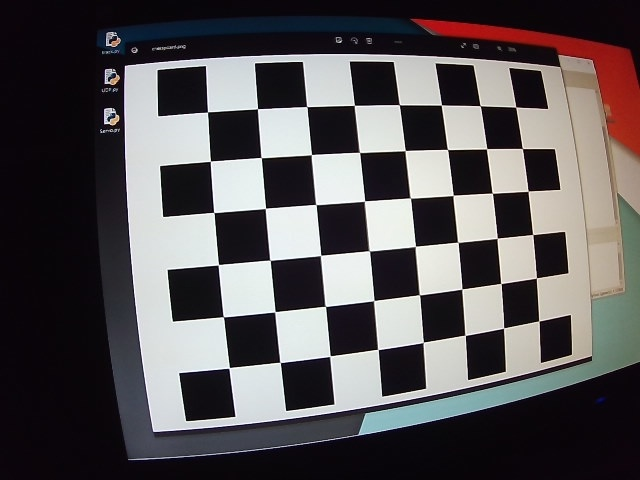
#> input picture CameraCalibration/t.jpg, 640 x 480 px; its folder holds only this picture in this run
$ python Calibration.py
#> lines starting #> are read from the running program, lines starting #| are printed output that depends on the picture; after the words box and inside, x2 and y2 are one past the last pixel; in counts of white or black regions, pixels touching at a corner belong together; long printed decimals are rounded
import numpy as np
import cv2 as cv
import glob


# termination criteria
criteria = (cv.TERM_CRITERIA_EPS + cv.TERM_CRITERIA_MAX_ITER, 30, 0.001)
# prepare object points, like (0,0,0), (1,0,0), (2,0,0) ....,(6,5,0)
objp = np.zeros((6*8, 3), np.float32)
objp[:, :2] = np.mgrid[0:6, 0:8].T.reshape(-1, 2)
# Arrays to store object points and image points from all the images.
objpoints = []  # 3d point in real world space
imgpoints = []  # 2d points in image plane.
images = glob.glob('*.jpg')
for fname in images:
    img = cv.imread(fname)
#> img is the input picture: shape (480, 640, 3); mean B, G, R 86, 84.2, 88
    gray = cv.cvtColor(img, cv.COLOR_BGR2GRAY)
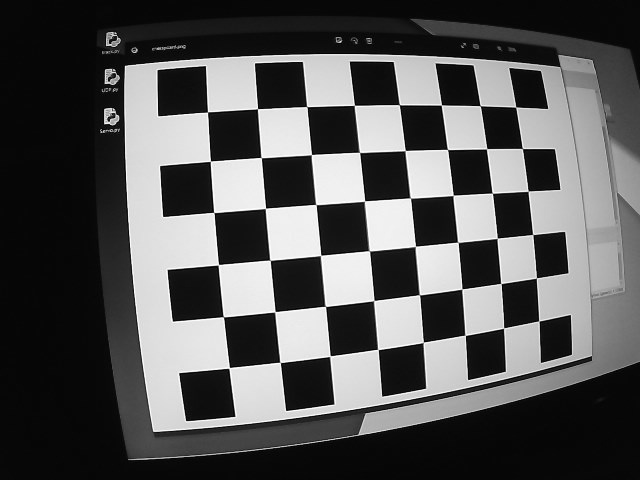
#> gray: shape (480, 640); min 0, max 255, mean 85.5
    # Find the chess board corners
    ret, corners = cv.findChessboardCorners(gray, (6, 8), None)
#> ret = True; corners = 48 rows, first 8: [515.6, 107.1], [522.5, 148.6], [528.3, 191.1], [532.8, 234.5], [536.5, 277.9], [538.8, 320.9], [480.1, 105.6], [486.6, 148.7]
    # print(ret, corners)
    # If found, add object points, image points (after refining them)
    if ret is True:
        objpoints.append(objp)
        corners2 = cv.cornerSubPix(gray,corners, (11,11), (-1,-1), criteria)
#> corners2 = 48 rows, first 8: [515.7, 107.1], [522.4, 148.5], [528, 191.1], [532.7, 234.5], [536.4, 278], [538.9, 321], [480.2, 105.7], [486.6, 148.7]
        imgpoints.append(corners)
        # Draw and display the corners
        cv.drawChessboardCorners(img, (6, 8), corners2, ret)
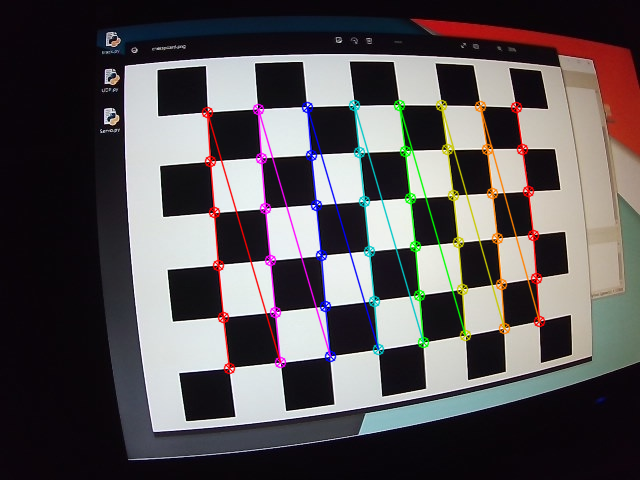
#> img: shape (480, 640, 3); 4.74% of pixels changed, all inside (x1, y1, x2, y2) = (201, 99, 546, 375)
        cv.imshow('img', img)
        cv.waitKey(500)

cv.destroyAllWindows()


img = cv.imread('28.jpg')
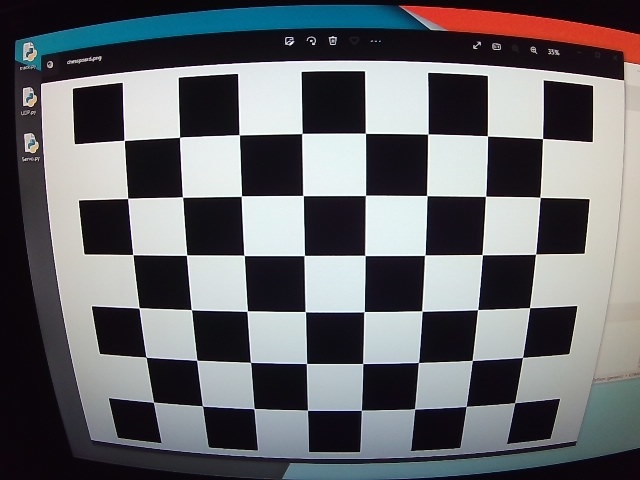
#> input picture CameraCalibration/imgs_irCap_640x480/28.jpg, 640 x 480 px, found by its file name
#> img is the input picture: shape (480, 640, 3); mean B, G, R 107.2, 103.4, 102.5
gray = cv.cvtColor(img, cv.COLOR_BGR2GRAY)
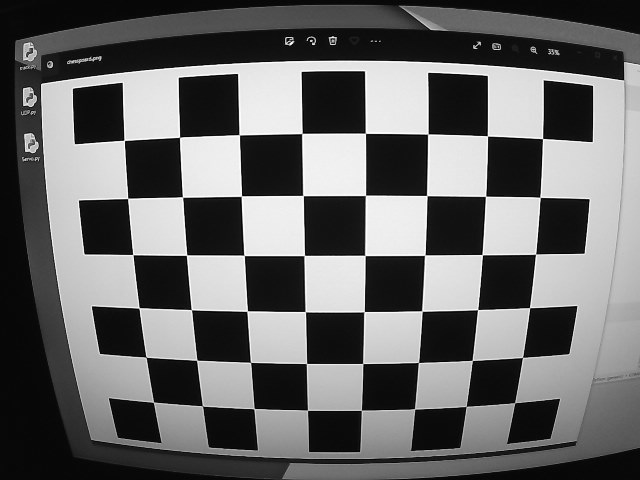
#> gray: shape (480, 640); min 0, max 255, mean 103.5
ret, mtx, dist, rvecs, tvecs = cv.calibrateCamera(objpoints, imgpoints, gray.shape[::-1], None, None)
#> ret = 0.102; mtx = [[503.3, 0, 320.5], [0, 507.4, 243], [0, 0, 1]]; dist = [[-0.344, 0.213, -0.00292, -0.00336, -0.158]]; rvecs = ([-0.177, -0.114, 1.48],); tvecs = ([4.61, -3.17, 10.92],)
print(f'{ret},\n {mtx},\n {dist},\n {rvecs},\n {tvecs}')
#| 0.1022,
#|  [[503.265   0.         320.493]
#|  [  0.         507.355 242.953]
#|  [  0.           0.           1.        ]],
#|  [[-0.344  0.2132 -0.00292 -0.003356  -0.1579]],
#|  (array([[-0.1775],
#|        [-0.1145 ],
#|        [ 1.476]]),),
#|  (array([[ 4.615 ],
#|        [-3.169],
#|        [10.918]]),)
with open('camera_property_mtx', 'wb') as f:
    print(mtx.tobytes())
#> (printed output is left out)
    f.write(mtx.tobytes())
with open('camera_property_dist', 'wb') as f:
    print(dist.tobytes())
#| b'\xa3C\xee \x07\x04\xd6\xbf\x7f\xc9\x0c\x99!K\xcb?\xcd\xdb\xa0\xc5\x13\xecg\xbf\xc8\xd3S\xe82}k\xbf\xa8\xd7Z\xa5\xf14\xc4\xbf'
    f.write(dist.tobytes())
